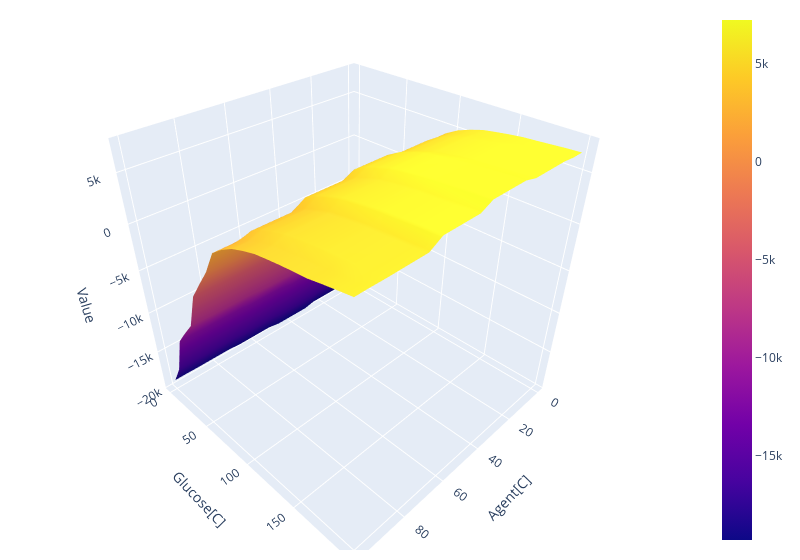

Here is the notebook cell this chart was saved with:
### Code cell
import plotly.express as px
import plotly.graph_objects as go

fig = go.Figure(data=[go.Surface(z=Data_Table_Optimal["Low"]['Value'].to_numpy().reshape(20,20,order="F"), x=np.linspace(0,100,20), y=np.linspace(0,200,20))],
               )
fig.update_layout(scene = dict(
                    xaxis_title='Agent[C]',
                    yaxis_title='Glucose[C]',
                    zaxis_title='Value'),
                    width=800,
                    margin=dict(r=20, b=10, l=10, t=10)),


fig.show()

### Figure 1 — Plotly figure (JSON) as saved in the notebook; plotly's stock layout.template omitted (floating-point values rounded to 4 significant figures; data arrays with more than 128 entries replaced by an {"elided": "..."} marker saying what was removed)
{"data": [{"type": "surface", "x": [0, 5.263, 10.53, 15.79, 21.05, 26.32, 31.58, 36.84, 42.11, 47.37, 52.63, 57.89, 63.16, 68.42, 73.68, 78.95, 84.21, 89.47, 94.74, 100], "y": [0, 10.53, 21.05, 31.58, 42.11, 52.63, 63.16, 73.68, 84.21, 94.74, 105.3, 115.8, 126.3, 136.8, 147.4, 157.9, 168.4, 178.9, 189.5, 200], "z": {"elided": "20x20 float values"}}], "layout": {"margin": {"b": 10, "l": 10, "r": 20, "t": 10}, "scene": {"xaxis": {"title": {"text": "Agent[C]"}}, "yaxis": {"title": {"text": "Glucose[C]"}}, "zaxis": {"title": {"text": "Value"}}}, "width": 800}}
